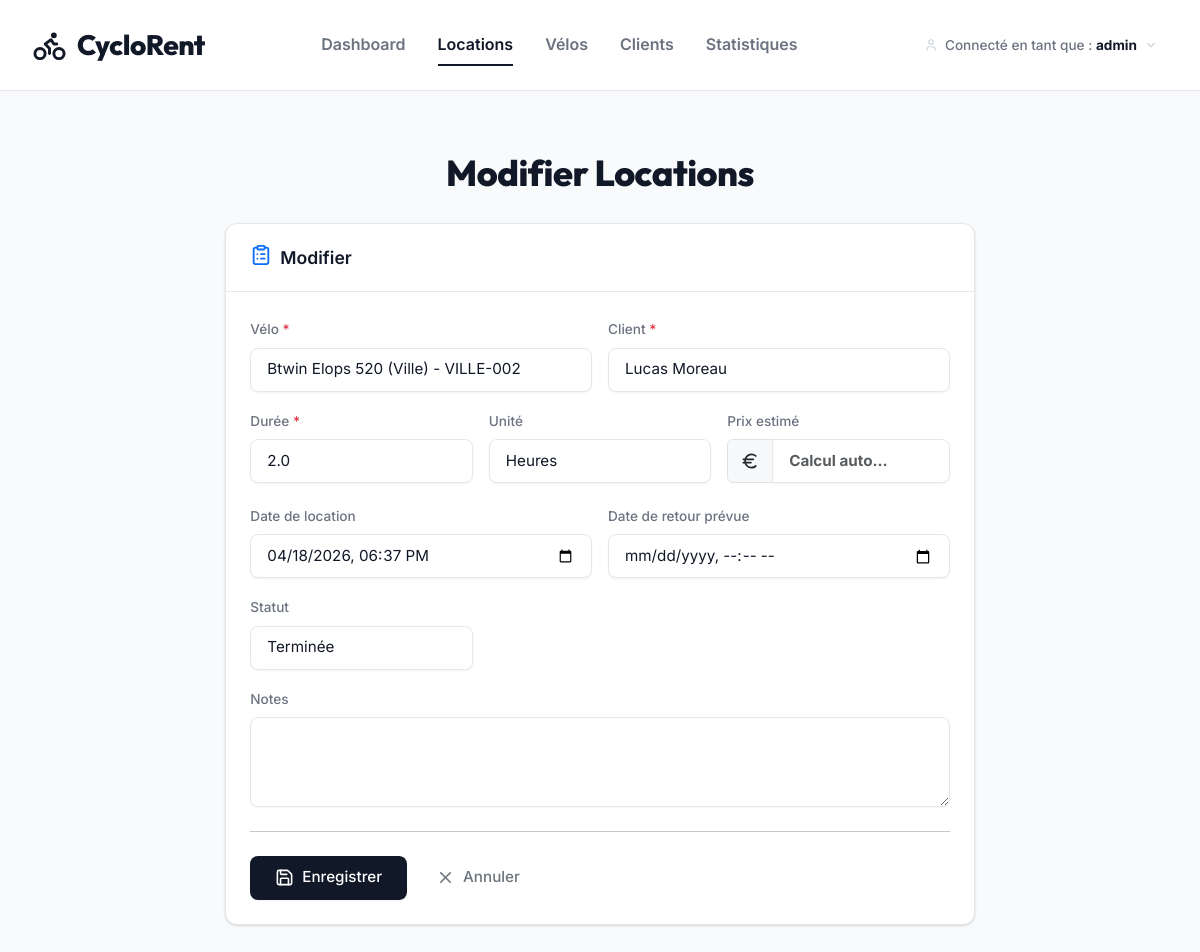
/locations/4/modifier/ (signed in), run on the app's committed database.
### location/models.py (models this page shows, shortened)
class Location(models.Model):
    STATUT_CHOICES = [
        ('en_cours', 'En cours'),
        ('terminee', 'Terminée'),
        ('annulee', 'Annulée'),
    ]
    DUREE_UNITE_CHOICES = [
        ('heures', 'Heures'),
        ('jours', 'Jours (8h)'),
    ]
    velo = models.ForeignKey(Velo, on_delete=models.PROTECT, verbose_name="Vélo")
    client = models.ForeignKey(Client, on_delete=models.PROTECT, verbose_name="Client")
    duree = models.DecimalField(max_digits=6, decimal_places=1, verbose_name="Durée")
    duree_unite = models.CharField(
        max_length=10,
        choices=DUREE_UNITE_CHOICES,
        default='heures',
        verbose_name="Unité de durée"
    )
    prix_total = models.DecimalField(
        max_digits=8, decimal_places=2,
        verbose_name="Prix total (€)",
        blank=True, null=True
    )
    date_location = models.DateTimeField(default=timezone.now, verbose_name="Date de location")
    date_retour = models.DateTimeField(null=True, blank=True, verbose_name="Date de retour prévue")
    statut = models.CharField(
        max_length=15,
        choices=STATUT_CHOICES,
        default='en_cours',
        verbose_name="Statut"
    )
    notes = models.TextField(blank=True, verbose_name="Notes")
    class Meta:
        verbose_name = "Location"
        verbose_name_plural = "Locations"
        ordering = ['-date_location']

### location/views.py (the view)
# urls.py: path('locations/<int:pk>/modifier/', views.location_edit, name='location_edit'),
@login_required
def location_edit(request, pk):
    location = get_object_or_404(Location, pk=pk)
    if request.method == 'POST':
        form = LocationForm(request.POST, instance=location)
        if form.is_valid():
            loc = form.save(commit=False)
            loc.prix_total = loc.calculate_prix_total()
            loc.save()
            messages.success(request, f'Location #{pk} mise à jour !')
            return redirect('location_list')
    else:
        form = LocationForm(instance=location)
    return render(request, 'location/location_form.html', {
        'form': form, 'action': 'Modifier', 'location': location
    })

### location/models.py (called while the page is built)
    def __str__(self):
        return f"{self.modele} ({self.type}) - {self.numero_cadre}"

    def __str__(self):
        return f"{self.prenom} {self.nom}"

### location/templates/location/location_form.html (shortened to what this page needs)
{% extends 'location/base.html' %}
{% block content %}
<div class="row justify-content-center animate-in">
    <div class="col-lg-8">
        <div class="card">
            <div class="card-header">
                <i data-lucide="clipboard-list" class="me-2 text-primary"></i>{{ action }}
            </div>
            <div class="card-body p-4">
                <form method="post" id="locationForm">
                    <div class="row g-3">
                        <div class="col-md-6">
                            <label class="form-label">{{ form.velo.label }} <span class="text-danger">*</span></label>
                            {{ form.velo }}
                        </div>
                        <div class="col-md-6">
                            <label class="form-label">{{ form.client.label }} <span class="text-danger">*</span></label>
                            {{ form.client }}
                        </div>
                        <div class="col-md-4">
                            <label class="form-label">{{ form.duree.label }} <span class="text-danger">*</span></label>
                            {{ form.duree }}
                        </div>
                        <div class="col-md-4">
                            <label class="form-label">{{ form.duree_unite.label }}</label>
                            {{ form.duree_unite }}
                        </div>
                        <div class="col-md-4">
                            <label class="form-label">Prix estimé</label>
                            <div class="input-group">
                                <span class="input-group-text"><i data-lucide="euro"></i></span>
                                <input type="text" id="prixEstime" class="form-control fw-bold text-success" readonly placeholder="Calcul auto...">
                            </div>
                        </div>
                        <div class="col-md-6">
                            <label class="form-label">{{ form.date_location.label }}</label>
                            {{ form.date_location }}
                        </div>
                        <div class="col-md-6">
                            <label class="form-label">{{ form.date_retour.label }}</label>
                            {{ form.date_retour }}
                        </div>
                        <div class="col-md-4">
                            <label class="form-label">{{ form.statut.label }}</label>
                            {{ form.statut }}
                        </div>
                        <div class="col-12">
                            <label class="form-label">{{ form.notes.label }}</label>
                            {{ form.notes }}
                        </div>
                    </div>
                    <hr class="my-4">
                    <div class="d-flex gap-2">
                        <button type="submit" class="btn btn-primary px-4">
                            <i data-lucide="save" class="me-2"></i>Enregistrer
                        </button>
                        <a href="{% url 'location_list' %}" class="btn btn-outline-secondary">
                            <i data-lucide="x" class="me-2"></i>Annuler
                        </a>
                    </div>
                </form>
            </div>
        </div>
    </div>
</div>
{% endblock %}

### location/templates/location/base.html (shortened to what this page needs)
{% load static %}
<!DOCTYPE html>
<html lang="fr">
<head>
    <link href="https://cdn.jsdelivr.net/npm/bootstrap@5.3.2/dist/css/bootstrap.min.css" rel="stylesheet">
</head>
<body>
{% if user.is_authenticated %}
<nav class="top-nav">
    <a href="{% url 'dashboard' %}" class="nav-brand"><i data-lucide="bike"></i> CycloRent</a>
    <div class="nav-links">
        <a href="{% url 'dashboard' %}" class="nav-link-item {% if request.resolver_match.url_name == 'dashboard' %}active{% endif %}">Dashboard</a>
        <a href="{% url 'location_list' %}" class="nav-link-item {% if 'location' in request.resolver_match.url_name %}active{% endif %}">Locations</a>
        <a href="{% url 'velo_list' %}" class="nav-link-item {% if 'velo' in request.resolver_match.url_name %}active{% endif %}">Vélos</a>
        <a href="{% url 'client_list' %}" class="nav-link-item {% if 'client' in request.resolver_match.url_name %}active{% endif %}">Clients</a>
        <a href="{% url 'statistiques' %}" class="nav-link-item {% if request.resolver_match.url_name == 'statistiques' %}active{% endif %}">Statistiques</a>
    </div>
    <div class="nav-user">
        <div class="user-trigger">
            <i data-lucide="user"></i>
            <span>Connecté en tant que : <strong>{{ request.user.get_full_name|default:request.user.username }}</strong></span>
            <i data-lucide="chevron-down"></i>
        </div>
    </div>
</nav>
{% endif %}
<main class="main-container">
    {% if user.is_authenticated %}
    <header class="page-header animate-in">
        <h1 class="page-title">
            {% if '/locations/' in request.path and 'modifier' in request.path %}
                Modifier Locations
            {% elif '/velos/' in request.path and 'modifier' in request.path %}
                Modifier un vélo
            {% elif '/velos/' in request.path and 'ajouter' in request.path %}
                Ajouter un vélo
            {% elif '/clients/' in request.path and 'modifier' in request.path %}
                Modifier un client
            {% elif '/clients/' in request.path and 'ajouter' in request.path %}
                Ajouter un client
            {% elif '/locations/nouvelle/' in request.path %}
                Nouvelle location
            {% else %}
                {% block page_title %}Dashboard{% endblock %}
            {% endif %}
        </h1>
    </header>
    {% endif %}
    <div class="page-content">
        {% block content %}{% endblock %}
    </div>
</main>
</body>
</html>

### location/templates/location/base.html (style rules this page uses)
.lucide { width: 1.25em; height: 1.25em; vertical-align: -0.125em; }
:root { --primary: #111827; --text-dark: #111827; --text-muted: #6b7280; --bg: #f9fafb; --card-bg: #ffffff; --border: #e5e7eb; --accent: #2563eb; }
* { box-sizing: border-box; }
body { font-family: 'Inter', sans-serif; background: var(--bg); color: var(--text-dark); margin: 0; padding: 0; -webkit-font-smoothing: antialiased; }
h1, h2, h3, h4, h5, h6, .display-font { font-family: 'Outfit', sans-serif; font-weight: 800; letter-spacing: -0.5px; color: var(--text-dark); }
.top-nav { background: #ffffff; border-bottom: 1px solid var(--border); padding: 1.5rem 2rem; display: flex; align-items: center; justify-content: space-between; position: sticky; top: 0; z-index: 1000; }
.nav-brand { font-family: 'Outfit', sans-serif; font-size: 1.75rem; font-weight: 800; letter-spacing: -0.5px; color: var(--primary); text-decoration: none; display: flex; align-items: center; gap: 10px; }
.nav-links { display: flex; gap: 2rem; align-items: center; }
.nav-link-item { color: var(--text-muted); font-size: 1rem; font-weight: 600; text-decoration: none; padding: 0.5rem 0; border-bottom: 2px solid transparent; transition: all 0.2s; }
.nav-link-item:hover, .nav-link-item.active { color: var(--primary); border-bottom: 2px solid var(--primary); }
.nav-user { display: flex; align-items: center; gap: 1rem; font-weight: 600; font-size: 0.9rem; }
.main-container { max-width: 1200px; margin: 0 auto; padding: 4rem 2rem; }
.page-header { margin-bottom: 2rem; display: flex; justify-content: space-between; align-items: center; }
.page-title { font-size: 2.25rem; margin: 0; line-height: 1; }
.btn { font-family: 'Inter', sans-serif; font-weight: 500; font-size: 0.95rem; border-radius: 8px; padding: 0.6rem 1.25rem; transition: all 0.2s; border: 1px solid transparent; display: inline-flex; align-items: center; justify-content: center; }
.btn-primary { background: var(--primary); color: #fff; box-shadow: 0 1px 2px rgba(0, 0, 0, 0.05); }
.card { background: var(--card-bg); border: 1px solid var(--border); border-radius: 12px; box-shadow: 0 1px 3px 0 rgba(0,0,0,0.1), 0 1px 2px 0 rgba(0,0,0,0.06); margin-bottom: 2rem; overflow: hidden; }
.card-header { background: transparent; color: var(--primary); padding: 1.25rem 1.5rem; font-weight: 600; font-size: 1.1rem; border-bottom: 1px solid var(--border); }
.form-control, .form-select { border: 1px solid var(--border); border-radius: 8px; padding: 0.6rem 1rem; font-size: 0.95rem; background: #fff; color: var(--primary); transition: all 0.2s; box-shadow: 0 1px 2px rgba(0,0,0,0.05); }
.form-label { font-weight: 500; font-size: 0.85rem; color: var(--text-muted); margin-bottom: 0.5rem; }
.animate-in { animation: fadeInUp .5s cubic-bezier(0.16, 1, 0.3, 1) both; }
.nav-user { position: relative; display: flex; align-items: center; }
.user-trigger { display: flex; align-items: center; gap: 7px; padding: 6px 10px; border-radius: 8px; cursor: default; color: #6b7280; font-size: 0.85rem; font-weight: 500; transition: background 0.15s; user-select: none; }
.user-trigger .lucide { width: 14px; height: 14px; color: #d1d5db; flex-shrink: 0; }
.user-trigger strong { color: #111827; font-weight: 700; }

### location/templates/location/location_form.html (style rules this page uses)
.page-header { justify-content: center; }

### data on the page
Location: velo "Btwin Elops 520 (Ville) - VILLE-002", client "Lucas Moreau", duree "2.0", duree_unite "Heures", date_location "04/18/2026 18:37", statut "Terminée"

### other printed values
{{ request.user.get_full_name|default:request.user.username }} "admin"
{{ action }} "Modifier"
